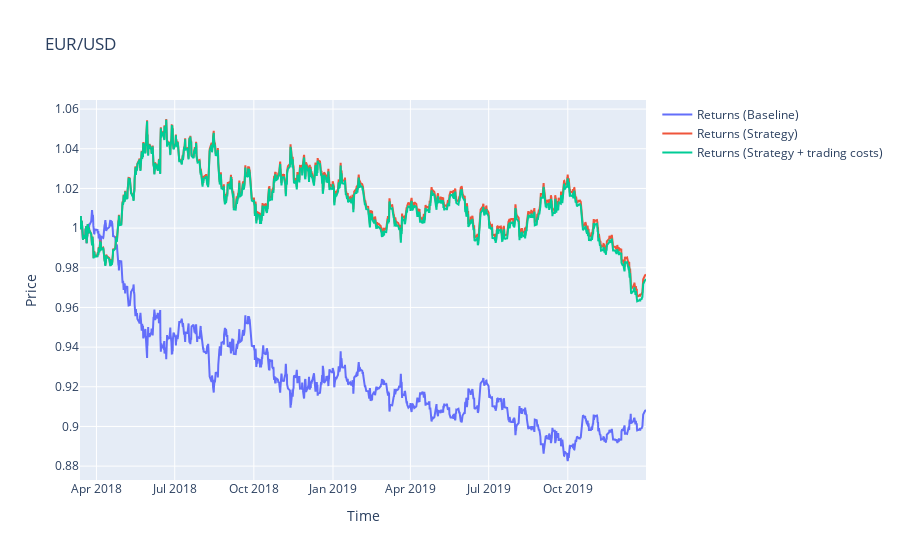

This figure's notebook cell:
### Markdown cell above
Plot returns with and without trading costs

### Code cell
fig=go.Figure()

fig.add_trace(go.Scatter(x=data.index, y=data.creturns, name='Returns (Baseline)'))
fig.add_trace(go.Scatter(x=data.index, y=data.cstrategy, name='Returns (Strategy)'))
fig.add_trace(go.Scatter(x=data.index, y=data.cstrategy_net, name='Returns (Strategy + trading costs)'))

fig.update_layout(title='EUR/USD', xaxis_title='Time', yaxis_title='Price')

fig.show()

### Figure 1 — Plotly figure (JSON) as saved in the notebook; plotly's stock layout.template omitted (floating-point values rounded to 4 significant figures; data arrays with more than 128 entries replaced by an {"elided": "..."} marker saying what was removed)
{"data": [{"name": "Returns (Baseline)", "type": "scatter", "x": {"elided": "1870 str values"}, "y": {"elided": "1870 float values"}}, {"name": "Returns (Strategy)", "type": "scatter", "x": {"elided": "1870 str values"}, "y": {"elided": "1870 float values"}}, {"name": "Returns (Strategy + trading costs)", "type": "scatter", "x": {"elided": "1870 str values"}, "y": {"elided": "1870 float values"}}], "layout": {"title": {"text": "EUR/USD"}, "xaxis": {"title": {"text": "Time"}}, "yaxis": {"title": {"text": "Price"}}}}
